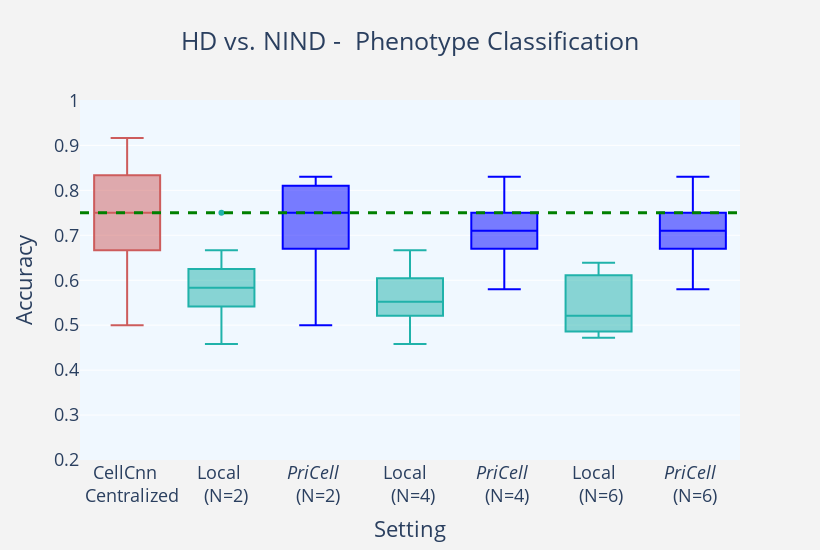
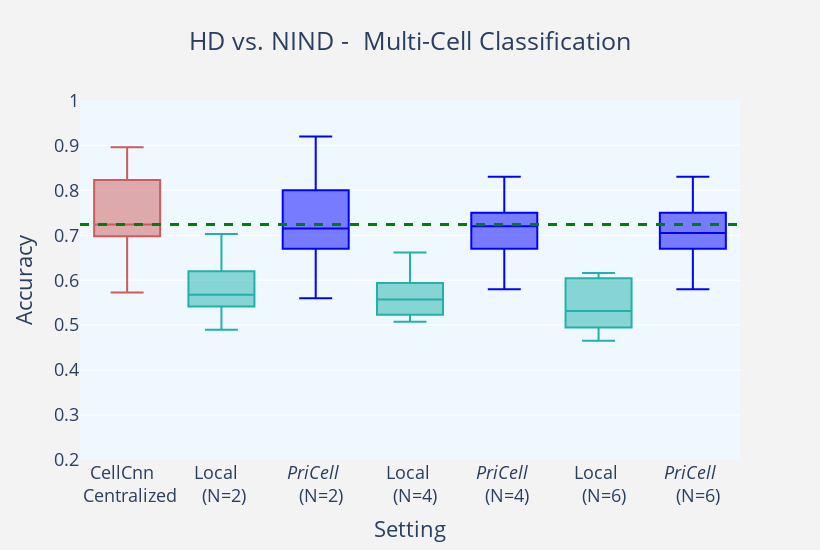

The notebook cell these images were saved under, in order:
### Markdown cell above
# Boxplots
The script generates the boxplots used in the paper by reading the results from respective excell sheets 
Set the following parameters depending on which results to visualize:

experiment = 'RRMS' or 'NIND'

sampling = 'BagSample' or 'PerSample'

metric = 'Accuracy' or 'Precision' or 'Recall' or 'F-score'

### Code cell
import plotly.express as px
import pandas
import plotly.graph_objects as go
import os
experiment = 'NIND'
sampling = 'PerSample'
metric= 'Accuracy'

fileToWrite = 'AccuracyFigures/'+experiment+'_'+sampling+'_'+metric
fileName='AllResults_'+experiment+'_10runs_'+ sampling + '.xlsx'

df = pandas.read_excel(fileName)

dfPhenotype = df.loc[df['Classification']== 'Phenotype Classification']
dfMultiCell = df.loc[df['Classification']== 'Multi-cell Classification']
# fig = px.box(dfPhenotype, x="Runs", y="Accuracy")
# fig.show()
colors = ['rgba(93, 164, 214, 0.5)', 'rgba(255, 144, 14, 0.5)', 'rgba(44, 160, 101, 0.5)',
          'rgba(255, 65, 54, 0.5)', 'rgba(207, 114, 255, 0.5)', 'rgba(127, 96, 0, 0.5)']


#Phenotype classification data to color.. 
cellcnn = dfPhenotype.loc[dfPhenotype['Runs']== 'CellCnn Centralized']
local2 = dfPhenotype.loc[dfPhenotype['Runs']== 'Local_2']
local4 = dfPhenotype.loc[dfPhenotype['Runs']== 'Local_4']
local6 = dfPhenotype.loc[dfPhenotype['Runs']== 'Local_6']
peg2 = dfPhenotype.loc[dfPhenotype['Runs']== 'PriCell (N=2)']
peg4 = dfPhenotype.loc[dfPhenotype['Runs']== 'PriCell (N=4)']
peg6 = dfPhenotype.loc[dfPhenotype['Runs']== 'PriCell (N=6)']

fig = go.Figure()
fig.add_trace(go.Box(y=cellcnn[metric],name='CellCnn <br>  Centralized',
                marker_color = 'indianred'))
fig.add_trace(go.Box(y=local2[metric], name='Local <br>  (N=2)',
                marker_color = 'lightseagreen'  ))
fig.add_trace(go.Box(y=peg2[metric], name='<i>PriCell</i> <br> (N=2)',
                marker_color = 'blue'  ))
fig.add_trace(go.Box(y=local4[metric], name='Local  <br> (N=4)',
                marker_color = 'lightseagreen'  ))
fig.add_trace(go.Box(y=peg4[metric], name='<i>PriCell</i> <br> (N=4)',
                marker_color = 'blue'  ))
fig.add_trace(go.Box(y=local6[metric], name='Local  <br> (N=6)',
                marker_color = 'lightseagreen' ))
fig.add_trace(go.Box(y=peg6[metric], name='<i>PriCell</i> <br> (N=6)',
                marker_color = 'blue' ))


fig.update_layout(
    title_text='HD vs. '+experiment+' -  Phenotype Classification', title_x=0.5,
    yaxis_title=metric,
    xaxis_title='Setting',
    boxgap=0,
    paper_bgcolor='rgb(243, 243, 243)',
    plot_bgcolor='rgb(243, 243, 243)',
    showlegend=False
)
fig.update_layout(
    plot_bgcolor='aliceblue',
    font=dict(
#         family="Courier New, monospace",
        size=18
    )

)
fig.update_yaxes(range=[0.2, 1.001])
# fig.update_traces(notched=True)

fig.update_layout(
    autosize=False,
    width=820,
    height=550
)
fig.add_hline(y=pandas.DataFrame.median(cellcnn[metric]), line_width=3, line_dash="dash", line_color="green")



fig.show()
fig.write_image(fileToWrite+"_Phenotype.pdf")
#======================================================================================================#

#Multi-Cell classification data to color.. 
cellcnn = dfMultiCell.loc[dfMultiCell['Runs']== 'CellCnn Centralized']
local2 = dfMultiCell.loc[dfMultiCell['Runs']== 'Local_2']
local4 = dfMultiCell.loc[dfMultiCell['Runs']== 'Local_4']
local6 = dfMultiCell.loc[dfMultiCell['Runs']== 'Local_6']
peg2 = dfMultiCell.loc[dfMultiCell['Runs']== 'PriCell (N=2)']
peg4 = dfMultiCell.loc[dfMultiCell['Runs']== 'PriCell (N=4)']
peg6 = dfMultiCell.loc[dfMultiCell['Runs']== 'PriCell (N=6)']

fig = go.Figure()
fig.add_trace(go.Box(y=cellcnn[metric],name='CellCnn  <br> Centralized',
                marker_color = 'indianred' ))
fig.add_trace(go.Box(y=local2[metric], name='Local  <br> (N=2)',
                marker_color = 'lightseagreen' ))
fig.add_trace(go.Box(y=peg2[metric], name='<i>PriCell</i> <br>  (N=2)',
                marker_color = 'blue' ))
fig.add_trace(go.Box(y=local4[metric], name='Local <br>  (N=4)',
                marker_color = 'lightseagreen' ))
fig.add_trace(go.Box(y=peg4[metric], name='<i>PriCell</i> <br> (N=4)',
                marker_color = 'blue' ))
fig.add_trace(go.Box(y=local6[metric], name='Local <br>  (N=6)',
                marker_color = 'lightseagreen' ))
fig.add_trace(go.Box(y=peg6[metric], name='<i>PriCell</i> <br>  (N=6)',
                marker_color = 'blue' ))

fig.update_layout(
    title_text='HD vs. '+experiment+' -  Multi-Cell Classification', title_x=0.5,
    yaxis_title=metric,
    xaxis_title='Setting',
    boxgap=0,
#     boxgroupgap=0,
    paper_bgcolor='rgb(243, 243, 243)',
    plot_bgcolor='rgb(243, 243, 243)',
    showlegend=False
)
fig.update_layout(
    plot_bgcolor='aliceblue',
    font=dict(
#         family="Courier New, monospace",
        size=18
    )

)
fig.update_yaxes(range=[0.2, 1.001])
# fig.update_traces(notched=True)

fig.update_layout(
    autosize=False,
    width=820,
    height=550
)
fig.add_hline(y=pandas.DataFrame.median(cellcnn[metric]), line_width=3, line_dash="dash", line_color="green")


fig.show()
fig.write_image(fileToWrite+"_MultiCell.pdf")

### Figure 1 — Plotly figure (JSON) as saved in the notebook; plotly's stock layout.template omitted (floating-point values rounded to 4 significant figures)
{"data": [{"marker": {"color": "indianred"}, "name": "CellCnn <br>  Centralized", "type": "box", "y": [0.5, 0.75, 0.8333, 0.9167, 0.5, 0.6667, 0.8333, 0.75, 0.8333, 0.6667]}, {"marker": {"color": "lightseagreen"}, "name": "Local <br>  (N=2)", "type": "box", "y": [0.5417, 0.5833, 0.5833, 0.6667, 0.4583, 0.4583, 0.625, 0.625, 0.75, 0.5417]}, {"marker": {"color": "blue"}, "name": "<i>PriCell</i> <br> (N=2)", "type": "box", "y": [0.75, 0.5, 0.67, 0.75, 0.67, 0.81, 0.75, 0.83, 0.67, 0.83]}, {"marker": {"color": "lightseagreen"}, "name": "Local  <br> (N=4)", "type": "box", "y": [0.6667, 0.5417, 0.5625, 0.5, 0.6458, 0.5417, 0.5208, 0.4583, 0.5625, 0.6042]}, {"marker": {"color": "blue"}, "name": "<i>PriCell</i> <br> (N=4)", "type": "box", "y": [0.83, 0.75, 0.75, 0.58, 0.67, 0.81, 0.67, 0.58, 0.75, 0.67]}, {"marker": {"color": "lightseagreen"}, "name": "Local  <br> (N=6)", "type": "box", "y": [0.4861, 0.4722, 0.5278, 0.4722, 0.4861, 0.625, 0.5139, 0.6389, 0.6111, 0.5833]}, {"marker": {"color": "blue"}, "name": "<i>PriCell</i> <br> (N=6)", "type": "box", "y": [0.75, 0.75, 0.83, 0.58, 0.75, 0.67, 0.67, 0.58, 0.81, 0.67]}], "layout": {"autosize": false, "boxgap": 0, "font": {"size": 18}, "height": 550, "paper_bgcolor": "rgb(243, 243, 243)", "plot_bgcolor": "aliceblue", "shapes": [{"line": {"color": "green", "dash": "dash", "width": 3}, "type": "line", "x0": 0, "x1": 1, "xref": "x domain", "y0": 0.75, "y1": 0.75, "yref": "y"}], "showlegend": false, "title": {"text": "HD vs. NIND -  Phenotype Classification", "x": 0.5}, "width": 820, "xaxis": {"title": {"text": "Setting"}}, "yaxis": {"range": [0.2, 1.001], "title": {"text": "Accuracy"}}}}

### Figure 2 — Plotly figure (JSON) as saved in the notebook; plotly's stock layout.template omitted (floating-point values rounded to 4 significant figures)
{"data": [{"marker": {"color": "indianred"}, "name": "CellCnn  <br> Centralized", "type": "box", "y": [0.5833, 0.7188, 0.8125, 0.8958, 0.5729, 0.6979, 0.8229, 0.7188, 0.8229, 0.7292]}, {"marker": {"color": "lightseagreen"}, "name": "Local  <br> (N=2)", "type": "box", "y": [0.5573, 0.5781, 0.5573, 0.6406, 0.5052, 0.4896, 0.6198, 0.599, 0.7031, 0.5417]}, {"marker": {"color": "blue"}, "name": "<i>PriCell</i> <br>  (N=2)", "type": "box", "y": [0.67, 0.56, 0.68, 0.8, 0.67, 0.92, 0.75, 0.8, 0.61, 0.79]}, {"marker": {"color": "lightseagreen"}, "name": "Local <br>  (N=4)", "type": "box", "y": [0.6615, 0.5938, 0.5573, 0.513, 0.6328, 0.5365, 0.5234, 0.5078, 0.5573, 0.5755]}, {"marker": {"color": "blue"}, "name": "<i>PriCell</i> <br> (N=4)", "type": "box", "y": [0.83, 0.75, 0.75, 0.58, 0.67, 0.8, 0.69, 0.65, 0.75, 0.68]}, {"marker": {"color": "lightseagreen"}, "name": "Local <br>  (N=6)", "type": "box", "y": [0.4861, 0.4948, 0.5538, 0.4653, 0.5087, 0.6163, 0.5069, 0.6076, 0.6042, 0.5833]}, {"marker": {"color": "blue"}, "name": "<i>PriCell</i> <br>  (N=6)", "type": "box", "y": [0.75, 0.7, 0.83, 0.67, 0.58, 0.68, 0.73, 0.61, 0.8, 0.71]}], "layout": {"autosize": false, "boxgap": 0, "font": {"size": 18}, "height": 550, "paper_bgcolor": "rgb(243, 243, 243)", "plot_bgcolor": "aliceblue", "shapes": [{"line": {"color": "green", "dash": "dash", "width": 3}, "type": "line", "x0": 0, "x1": 1, "xref": "x domain", "y0": 0.724, "y1": 0.724, "yref": "y"}], "showlegend": false, "title": {"text": "HD vs. NIND -  Multi-Cell Classification", "x": 0.5}, "width": 820, "xaxis": {"title": {"text": "Setting"}}, "yaxis": {"range": [0.2, 1.001], "title": {"text": "Accuracy"}}}}
